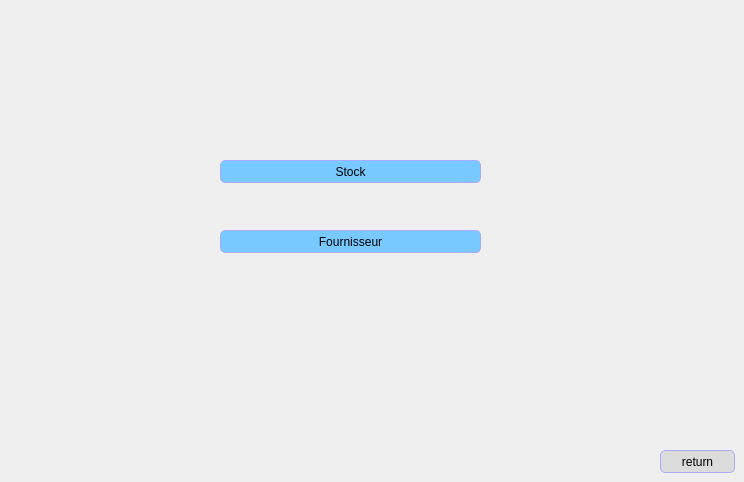
        <widget class="QWidget" name="page_17">
         <widget class="QPushButton" name="pushButton_28">
          <property name="geometry">
           <rect>
            <x>220</x>
            <y>160</y>
            <width>261</width>
            <height>23</height>
           </rect>
          </property>
          <property name="styleSheet">
           <string notr="true">QPushButton:checked {
    background-color: qlineargradient(spread:pad, x1:0, y1:0, x2:0, y2:1,   stop:0 rgb(120, 201, 255), stop:1 rgb(120, 0, 255))
}

QPushButton:hover {

	background-color: rgb(170, 255, 255);
}
QPushButton {
     background-color: rgb(120, 201, 255); border: 1px solid black;
	border-color: rgb(170, 170, 255);
     border-radius: 5px;
}</string>
          </property>
          <property name="text">
           <string>Stock</string>
          </property>
         </widget>
         <widget class="QPushButton" name="pushButton_29">
          <property name="geometry">
           <rect>
            <x>660</x>
            <y>450</y>
            <width>75</width>
            <height>23</height>
           </rect>
          </property>
          <property name="styleSheet">
           <string notr="true">QPushButton:checked {
    background-color: qlineargradient(spread:pad, x1:0, y1:0, x2:0, y2:1,   stop:0 rgb(120, 201, 255), stop:1 rgb(120, 0, 255))
}

QPushButton:hover {

	
	background-color: rgb(255, 0, 0);
}
QPushButton {
    background-color: rgb(220,220,220);
 border: 1px solid black;
	border-color: rgb(170, 170, 255);
     border-radius: 5px;
}</string>
          </property>
          <property name="text">
           <string>return</string>
          </property>
         </widget>
         <widget class="QPushButton" name="pushButton_30">
          <property name="geometry">
           <rect>
            <x>220</x>
            <y>230</y>
            <width>261</width>
            <height>23</height>
           </rect>
          </property>
          <property name="styleSheet">
           <string notr="true">QPushButton:checked {
    background-color: qlineargradient(spread:pad, x1:0, y1:0, x2:0, y2:1,   stop:0 rgb(120, 201, 255), stop:1 rgb(120, 0, 255))
}

QPushButton:hover {

	background-color: rgb(170, 255, 255);
}
QPushButton {
     background-color: rgb(120, 201, 255); border: 1px solid black;
	border-color: rgb(170, 170, 255);
     border-radius: 5px;
}</string>
          </property>
          <property name="text">
           <string>Fournisseur</string>
          </property>
         </widget>
        </widget>
